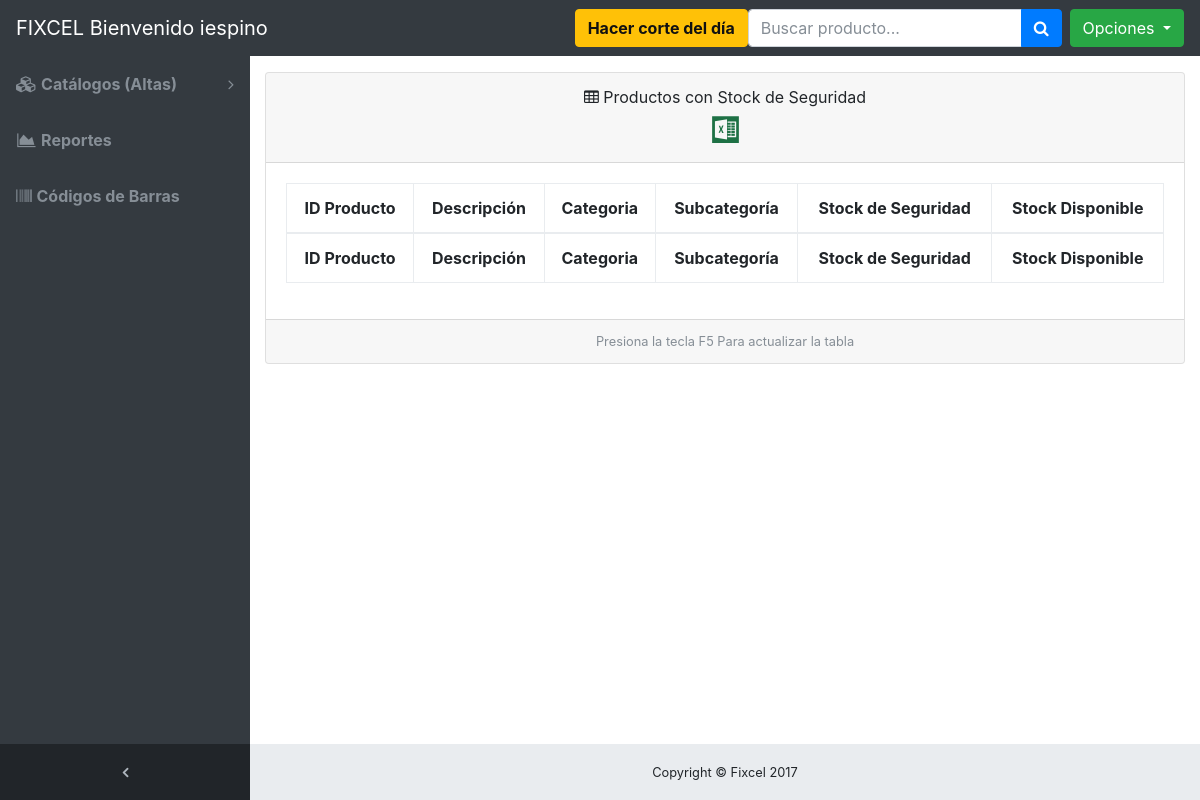
Before: /stock_seg_report.php (signed in) with the older database file.
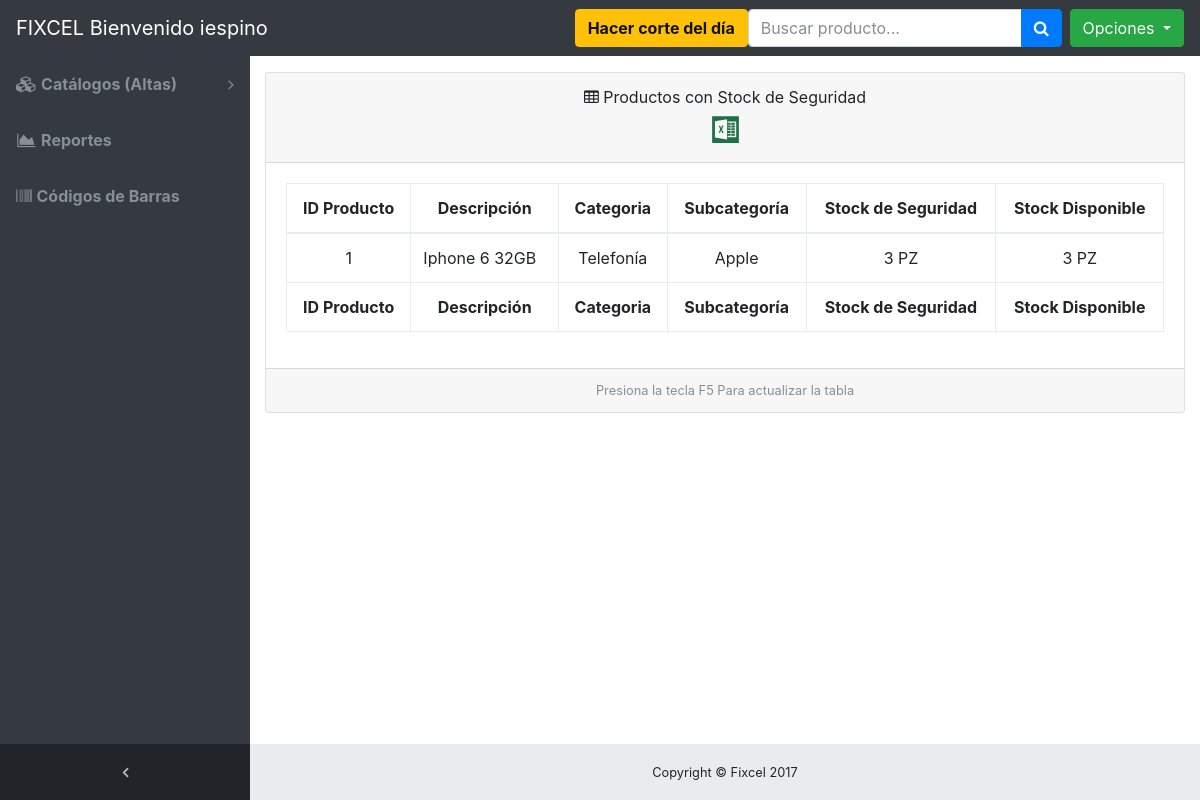
After: the same page with the newer database file.
### tables this page shows
CREATE TABLE IF NOT EXISTS `productos` (
`id_producto` int(15) NOT NULL,
  `id_subcategoria` int(11) NOT NULL COMMENT 'Fk subcategoria Tabla Subcategoria',
  `descripcion_producto` text NOT NULL,
  `costo_unitario` float NOT NULL COMMENT 'Costo al púbíco',
  `costo_proveedor` float NOT NULL COMMENT 'Costo real del proveedor',
  `stock_seguridad` int(5) NOT NULL COMMENT 'Stock para lanzar notificacion para surtir',
  `fecha_registro` timestamp NOT NULL DEFAULT CURRENT_TIMESTAMP ON UPDATE CURRENT_TIMESTAMP
);

CREATE TABLE IF NOT EXISTS `stock` (
`id_stock` int(11) NOT NULL,
  `id_producto` int(11) NOT NULL,
  `stock_disponible` int(20) NOT NULL
);

CREATE TABLE IF NOT EXISTS `categoria_productos` (
`id_categoria` int(11) NOT NULL,
  `descripcion_categoria` text NOT NULL
);

CREATE TABLE IF NOT EXISTS `subcategorias_productos` (
`id_subcategoria` int(11) NOT NULL,
  `descripcion_subcategoria` text NOT NULL,
  `id_categoria` int(11) NOT NULL COMMENT 'fk Tabla:categoria_productos'
);

### application/DB_Connect.php (called while the page is built, shortened)
<?php
class DB_Connect {
    public function connect()
    {
        $con = new PDO('mysql:host=localhost;dbname=fixcel;charset=utf8', 'root', 'Password1');
        $con->setAttribute(PDO::ATTR_EMULATE_PREPARES, false);
        $con->setAttribute(PDO::ATTR_ERRMODE, PDO::ERRMODE_EXCEPTION);
        return $con;
    }
}
?>

### controllers/ControllerProductos.php (called while the page is built, shortened)
<?php
 require_once 'application/DB_Connect.php';
class ControllerProductos
{
    private $pdo;
    function __construct()
    {
        $this->db = new DB_Connect();
        $this->pdo = $this->db->connect();
    }
        public function get_x_surtir()
    {
        $stmt = $this->pdo->prepare('SELECT * FROM productos
                                     inner join subcategorias_productos
                                     on productos.id_subcategoria = subcategorias_productos.id_subcategoria
                                     inner join categoria_productos
                                     on subcategorias_productos.id_categoria = categoria_productos.id_categoria
                                     inner join stock
                                     on productos.id_producto = stock.id_producto
                                     order by productos.id_producto asc');
        $result = $stmt->execute( );
        $array = array();
        $ind = 0;
        foreach ($stmt as $row)
        {
            $itm = new Productos();
            $itm->id_producto = $row['id_producto'];
            $itm->descripcion_subcategoria = $row['descripcion_subcategoria'];
            $itm->descripcion_categoria = $row['descripcion_categoria'];
            $itm->descripcion_producto = $row['descripcion_producto'];
            $itm->stock_seguridad = $row['stock_seguridad'];
            $itm->stock_disponible = $row['stock_disponible'];
            if($row['stock_disponible']<=$row['stock_seguridad'])
            {
               $array[$ind] = $itm;
            }
          $ind++;
        }
        return $array;
    }
}
?>

### stock_seg_report.php (the view, shortened to what this page needs)
<?php
require_once 'controllers/ControllerProductos.php';
$controller_productos = new ControllerProductos();
$productos = $controller_productos->get_x_surtir();
?>
<!DOCTYPE html>
<html lang="en">
<head>
  <link href="vendor/bootstrap/css/bootstrap.min.css" rel="stylesheet">
  <link href="vendor/font-awesome/css/font-awesome.min.css" rel="stylesheet" type="text/css">
  <link href="css/sb-admin.css" rel="stylesheet">
  <link rel="stylesheet" href="dist_alert/sweetalert.css">
</head>
<body class="fixed-nav sticky-footer bg-dark" id="page-top">
      <?php
        include("menu.php");
      ?>
  <div class="content-wrapper">
    <div class="container-fluid">
      <div class="card mb-3">
        <div class="card-header">
          <center><i class="fa fa-table"></i> Productos con Stock de Seguridad</center>
          <center><a title='Exportar a Excel' onclick="tableToExcel('dataTable', 'Productos')"><span class='badge badge-pill badge-default'><img src='./icons/xls.svg' style='width:35px; height:35px;' /></span></a></center>
              </div>
        <div class="card-body">
          <div class="table-responsive">
            <table class="table table-bordered" id="dataTable" width="100%" cellspacing="0">
              <thead>
                <tr>
                  <th><center>ID Producto</center></th>
                  <th><center>Descripción</center></th>
                  <th><center>Categoria</center></th>
                  <th><center>Subcategoría</center></th>
                  <th><center>Stock de Seguridad</center></th>
                  <th><center>Stock Disponible</center></th>
                </tr>
              </thead>
              <tfoot>
                <tr>
                  <th><center>ID Producto</center></th>
                  <th><center>Descripción</center></th>
                  <th><center>Categoria</center></th>
                  <th><center>Subcategoría</center></th>
                  <th><center>Stock de Seguridad</center></th>
                  <th><center>Stock Disponible</center></th>
               </tr>
              </tfoot>
              <tbody>
              <?php
                  foreach ($productos as $p)
                  {
             echo "<tr>
                      <td><center>$p->id_producto</center></td>
                      <td>$p->descripcion_producto</td>
                      <td><center>$p->descripcion_categoria</center></td>
                      <td><center>$p->descripcion_subcategoria</center></td>
                      <td><center>$p->stock_seguridad PZ</center></td>
                       <td><center>$p->stock_disponible PZ</center></td>
                 </tr>";
                  }
                ?>
              </tbody>
            </table>
          </div>
        </div>
        <center><div class="card-footer small text-muted">Presiona la tecla F5 Para actualizar la tabla</div></center>
      </div>
    </div>
    <?php
    include ("footer.php");
    ?>
  </div>
</body>
</html>

Changed rows visible on the page:
added productos: stock.id_producto "1", descripcion_producto "Iphone 6 32GB", categoria_productos.descripcion_categoria "Telefonía", id_subcategoria.descripcion_subcategoria "Apple", stock_seguridad "3", stock.stock_disponible "3"
